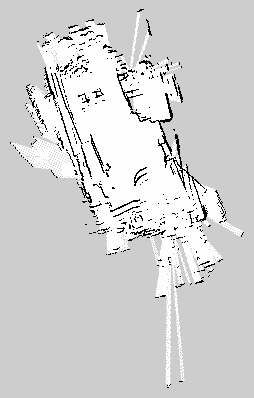
#> input picture maps/pianoterra2.pgm, 254 x 398 px
$ python -i analyze_and_clean_map.py   (imports and definitions only)
#> lines starting #> are read from the running program, lines starting #| are printed output that depends on the picture; after the words box and inside, x2 and y2 are one past the last pixel; in counts of white or black regions, pixels touching at a corner belong together
#> further down, picture is the input picture: shape (398, 254); min 0, max 254, mean 210.5
#!/usr/bin/env python3
"""
analyze_and_clean_map.py — Analisi ed Ottimizzazione Professionale Mappa 2D Nav2/AMCL
Marcus Robot / ROS 2 Jazzy

Funzionalità:
1. Analizza la distribuzione dei pixel della mappa di occupabilità:
   - 0: Occupato (Muri/Ostacoli)
   - 254: Libero (Spazio calpestabile)
   - 205: Sconosciuto (Esterno)
2. Rileva e rimuove il rumore spuria (speckle noise da riflessioni ToF o ostacoli dinamici):
   - Connessione ad 8 vicini: componenti isolate < min_obstacle_size pixel vengono pulite.
3. Riempie micro-buchi (pinhole) nei muri continui per prevenire leak di likelihood field.
4. Genera statistiche comparative (prima/dopo) ed esporta versione ottimizzata e PNG per ispezione.
"""

import sys
import os
import shutil
import numpy as np
from PIL import Image
from scipy import ndimage


# [20 lines left out: function analyze_map, not called in this run]


def optimize_occupancy_grid(arr: np.ndarray, min_cluster_size: int = 5):
    """
    Rimuove rumore isolato (speckle noise) mantenendo intatti i muri e gli arredi.
    arr: 0=occupied, 254=free, 205=unknown
    """
#> called with min_cluster_size = 5
    cleaned = arr.copy()

    # 1. Maschera ostacoli
    occupied_mask = (cleaned == 0)
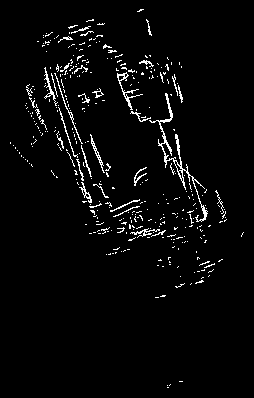
#> occupied_mask: shape (398, 254) bool; 3.3% white in thin lines or dots, all inside (x1, y1, x2, y2) = (10, 9, 244, 388)

    # 2. Etichettatura componenti connesse degli ostacoli
    structure = ndimage.generate_binary_structure(2, 2)  # 8-connessione
    labeled, num_features = ndimage.label(occupied_mask, structure=structure)
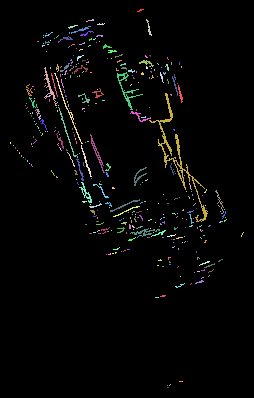
#> labeled: shape (398, 254) int32; 370 distinct labels, from 0 to 369; one colour per label, 0 black
#> num_features = 369
    sizes = ndimage.sum(occupied_mask, labeled, range(1, num_features + 1))
#> sizes = 369 values, max 571 at index 115, min 1 at index 9, mean 9.12

    # Identifica cluster sotto la soglia minima (rumore isolato)
    small_clusters = np.where(sizes < min_cluster_size)[0] + 1
#> small_clusters = 252 values from 9 to 369
    speckle_mask = np.isin(labeled, small_clusters)
#> speckle_mask: shape (398, 254) bool; 0.47% white in thin lines or dots, all inside (x1, y1, x2, y2) = (10, 32, 227, 388)

    # Verifica che il cluster sia circondato prevalentemente da spazio libero
    # (non eliminare estremi di muri parziali vicini a unknown)
    free_mask = (cleaned == 254)
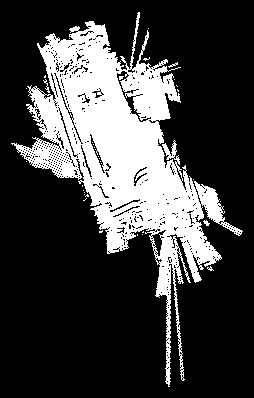
#> free_mask: shape (398, 254) bool; 25.1% white; 35 white regions (31 under 20 px), largest, box (x1, y1, x2, y2) and area: (11, 12, 243, 387) 25158, (43, 79, 50, 93) 27, (203, 220, 210, 226) 23, (168, 62, 178, 68) 20
    free_dilated = ndimage.binary_dilation(free_mask, structure=structure, iterations=2)
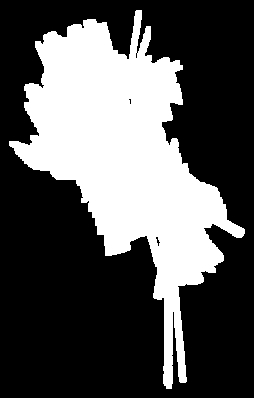
#> free_dilated: shape (398, 254) bool; 33.2% white; 1 white region, box (x1, y1, x2, y2) and area: (9, 10, 245, 389) 33574
    isolated_speckles = speckle_mask & free_dilated

    cleaned[isolated_speckles] = 254  # Converti in spazio libero
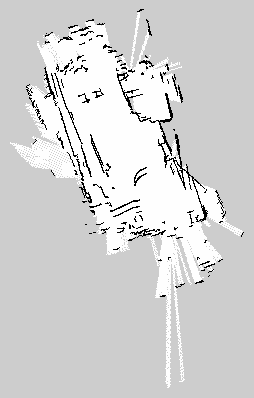
#> cleaned: shape (398, 254); 0.46% of pixels changed, all inside (x1, y1, x2, y2) = (10, 32, 227, 388)
    num_speckles_removed = int(np.sum(isolated_speckles))
#> num_speckles_removed = 461

    # 3. Chiusura micro-fori (gap di 1 pixel nei muri continui)
    wall_mask = (cleaned == 0)
#> wall_mask: shape (398, 254) bool; 2.9% white in thin lines or dots, all inside (x1, y1, x2, y2) = (26, 9, 244, 297)
    closed_walls = ndimage.binary_closing(wall_mask, structure=structure, iterations=1)
    # Applica il riempimento solo se tocca già spazio conosciuto
    pinholes = closed_walls & ~wall_mask & (cleaned == 254)
#> pinholes: shape (398, 254) bool; 0.59% white in thin lines or dots, all inside (x1, y1, x2, y2) = (26, 27, 225, 266)
    # Chiudi solo se ha almeno 4 vicini muro (evita espansione muri)
    wall_neighbors = ndimage.convolve(wall_mask.astype(int), np.ones((3, 3)), mode='constant')
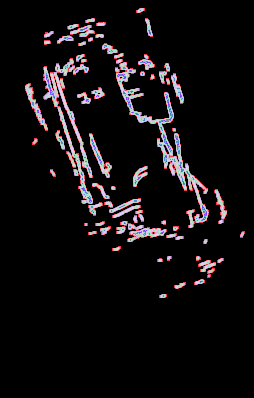
#> wall_neighbors: shape (398, 254) int64; 10 distinct labels, from 0 to 9; one colour per label, 0 black
    real_pinholes = pinholes & (wall_neighbors >= 4)
    cleaned[real_pinholes] = 0
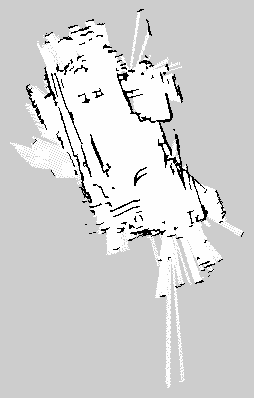
#> cleaned: shape (398, 254); 0.33% of pixels changed, all inside (x1, y1, x2, y2) = (26, 27, 225, 266)
    num_pinholes_closed = int(np.sum(real_pinholes))
#> num_pinholes_closed = 332

    return cleaned, num_speckles_removed, num_pinholes_closed


# [59 lines left out: function main, not called in this run]


# [2 lines not run here, left out]

>>> import cv2
>>> picture = cv2.imread('../maps/pianoterra2.pgm', cv2.IMREAD_GRAYSCALE)
>>> result = optimize_occupancy_grid(picture)

$ run again, on maps/pianoterra3_standard.png
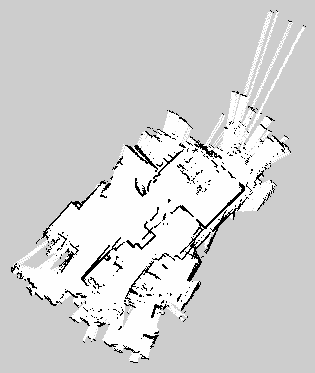
#> input picture maps/pianoterra3_standard.png, 315 x 373 px
#> picture is the input picture: shape (373, 315); min 0, max 254, mean 210
#> occupied_mask: shape (373, 315) bool; 3.5% white in thin lines or dots, all inside (x1, y1, x2, y2) = (11, 10, 306, 363)
#> in optimize_occupancy_grid, `labeled, num_features = ndimage.label(occupied_mask, structure=structu..`:
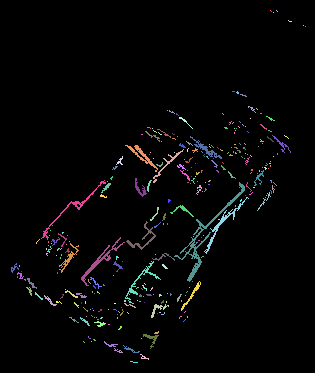
#> labeled: shape (373, 315) int32; 294 distinct labels, from 0 to 293; one colour per label, 0 black
#> num_features = 293
#> sizes = 293 values, max 522 at index 131, min 1 at index 2, mean 14.11
#> small_clusters = 182 values from 1 to 288
#> speckle_mask: shape (373, 315) bool; 0.3% white in thin lines or dots, all inside (x1, y1, x2, y2) = (17, 10, 306, 343)
#> free_mask: shape (373, 315) bool; 25% white; 41 white regions (34 under 20 px), largest, box (x1, y1, x2, y2) and area: (13, 11, 305, 362) 28602, (243, 12, 272, 95) 275, (251, 22, 293, 107) 204
#> free_dilated: shape (373, 315) bool; 33% white; 1 white region, box (x1, y1, x2, y2) and area: (11, 9, 307, 364) 38729
#> num_speckles_removed = 336
#> wall_mask: shape (373, 315) bool; 3.2% white in thin lines or dots, all inside (x1, y1, x2, y2) = (11, 91, 291, 363)
#> closed_walls: shape (373, 315) bool; 3.9% white; 76 white regions (44 under 20 px), largest, box (x1, y1, x2, y2) and area: (124, 182, 252, 308) 1195, (81, 221, 161, 289) 534, (125, 143, 186, 197) 500
#> pinholes: shape (373, 315) bool; 0.62% white in thin lines or dots, all inside (x1, y1, x2, y2) = (13, 109, 285, 358)
#> wall_neighbors: shape (373, 315) int64; 10 distinct labels, from 0 to 9
#> in optimize_occupancy_grid, `cleaned[real_pinholes] = 0`:
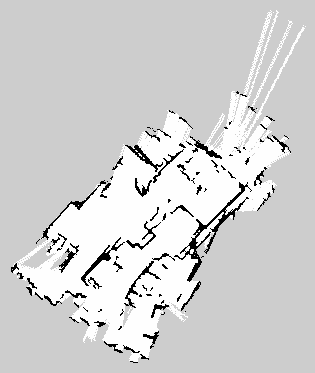
#> cleaned: shape (373, 315); min 0, max 254, mean 209.8
#> num_pinholes_closed = 428
